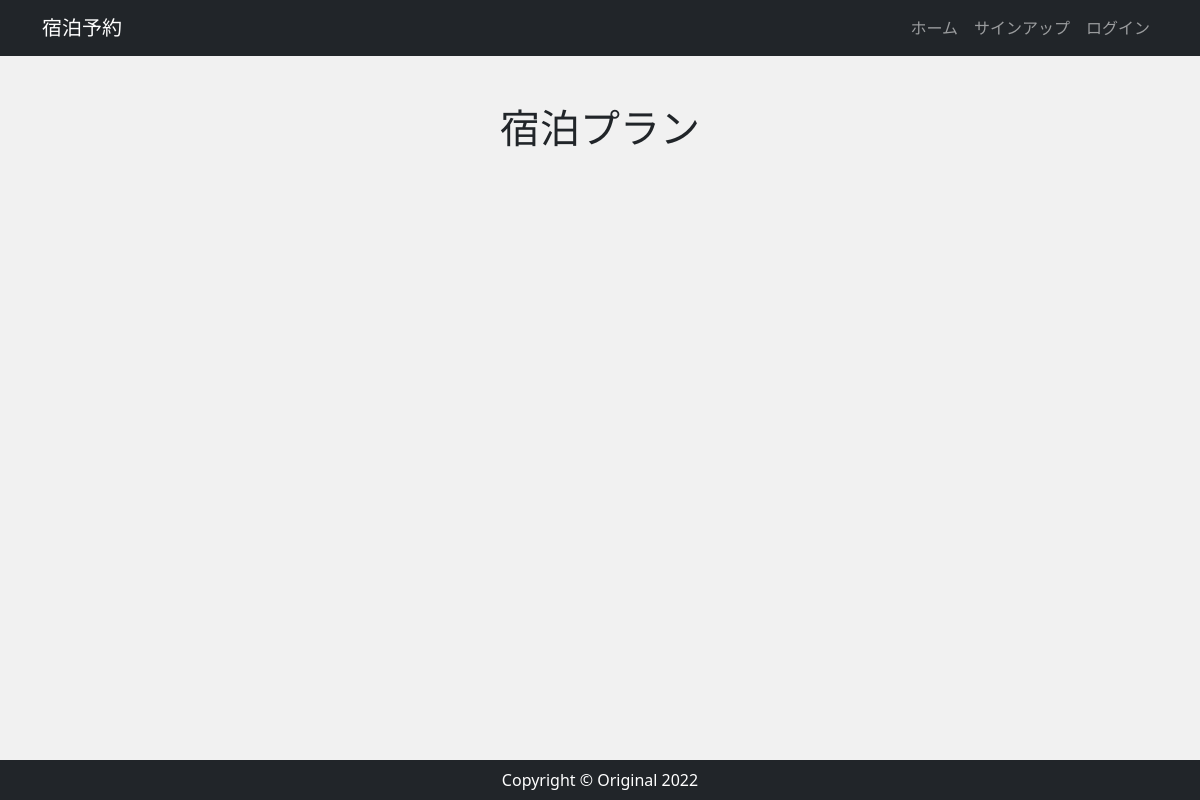
/hotel/1/plan/, run on an earlier commit of the app's database.
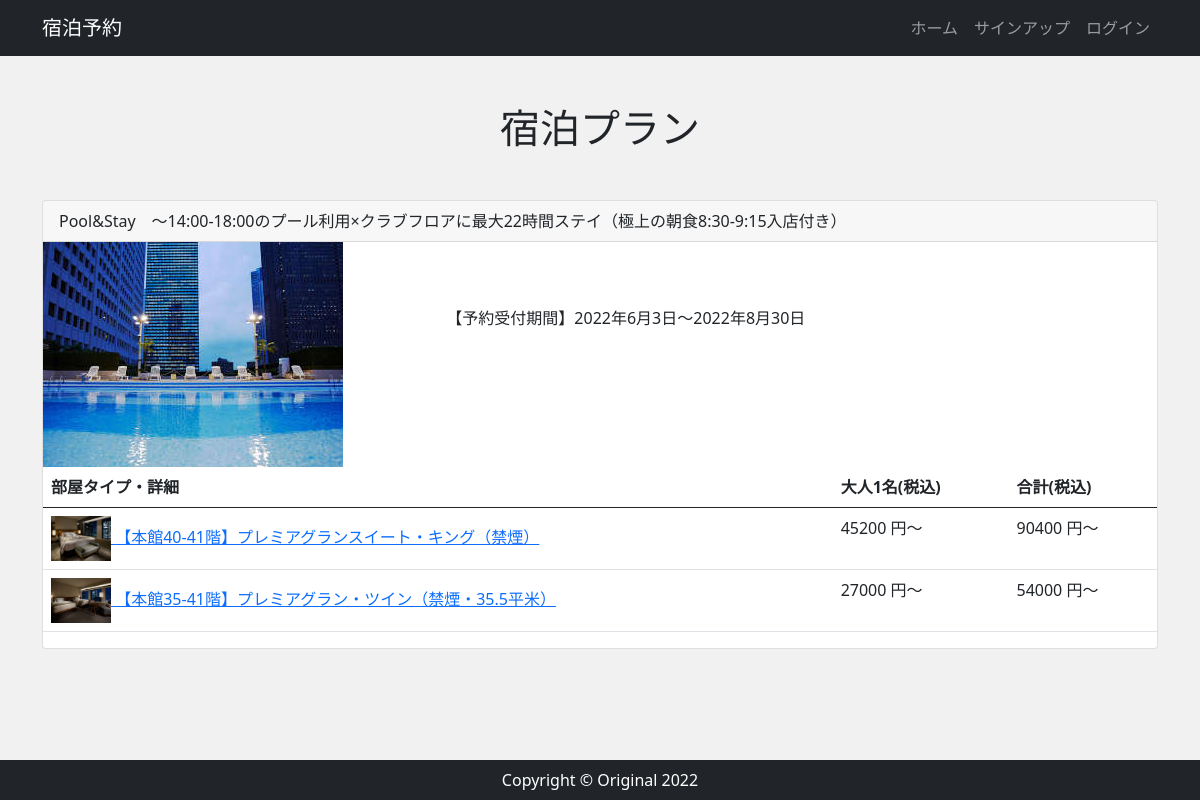
And on a later commit of the database.
### app/models.py (models this page shows, shortened)
class BookingPlan(models.Model):
    hotel = models.ForeignKey(Hotel, on_delete=models.CASCADE, default=None, null=True)
    planname = models.CharField('プラン名', max_length=100)
    description = models.TextField('プラン説明', default='')
    roomcharge = models.IntegerField(verbose_name='大人1名(税込)')
    total_amount = models.IntegerField(verbose_name='合計(税込)', default=None, null=True)
    start_reception = models.DateField(verbose_name='受付開始日')
    end_reception = models.DateField(verbose_name='受付終了日')
    image = models.ImageField(upload_to='images', verbose_name='プランイメージ画像', null=True, blank=True)
    room = models.ManyToManyField(Room, blank=True)

class Room(models.Model):
    ROOMTYPE_CHOICES = [(1,'シングル'), (2,'ツイン'), (3,'ダブル'), (4,'キング')]
    hotel = models.ForeignKey(Hotel, verbose_name='宿泊施設名称',on_delete=models.CASCADE)
    roomtype = models.IntegerField(verbose_name='部屋のタイプ', choices=ROOMTYPE_CHOICES)
    image = models.ImageField(upload_to='images', verbose_name='部屋イメージ画像', null=True, blank=True)
    name = models.CharField('部屋名',max_length=100)
    number_of_guest = models.IntegerField(verbose_name='宿泊人数')
    roomcharge = models.IntegerField(verbose_name='大人1名(税込)')
    total_amount = models.IntegerField(verbose_name='合計(税込)', default=None, null=True)
    no_smoking = models.BooleanField(verbose_name='禁煙ルーム',default=True)
    outdoor_bath = models.BooleanField(verbose_name='露天風呂',default=True)

### app/views.py (the view)
# urls.py: path('hotel/<int:pk>/plan/', views.PlanView.as_view(), name='plan'),
class PlanView(ListView):
    template_name = 'app/plan.html'
    def get_queryset(self):
        return BookingPlan.objects.filter(hotel__pk=self.kwargs['pk'])

### app/templates/app/plan.html (shortened to what this page needs)
{% extends 'app/base.html' %}
{% block content %}
<div class="my-5">
    <div class="mb-5 text-center">
        <h1>宿泊プラン</h1>
    </div>
    <div>
        {% for plan in object_list %}
        <div class="card mb-3">
            <div class="card-header">{{ plan.planname }}</div>
            <div class="row g-0">
              <div class="col-md-4">
                <img src="{{ plan.image.url }}" alt="...">
              </div>
              <div class="col-md-8">
                <div class="card-body">
                  <p class="card-text">【予約受付期間】{{ plan.start_reception }}〜{{ plan.end_reception }}</p>
                </div>
              </div>
            </div>
            <table class="table">
                <thead>
                    <tr>
                        <th>部屋タイプ・詳細</th>
                        <th>大人1名(税込)</th>
                        <th>合計(税込)</th>
                    </tr>
                </thead>
                <tbody>
                    {% for room in plan.room.all %}
                    <tr>
                        <td>
                            <a href="#">
                                <img src="{{ room.image.url }}" style="width:60px;">
                                {{ room.name }}
                            </a>
                        </td>
                        <td>
                            {{ room.roomcharge }} 円～
                        </td>
                        <td>
                            {{ room.total_amount }} 円～
                        </td>
                    </tr>
                    {% endfor %}
                </tbody>
            </table>
          </div>
        {% endfor %}
    </div>
</div>
{% endblock %}

What changed in the data, as far as the page shows it:
now on this page (row edited): BookingPlan: planname "Pool&Stay ～14:00-18:00のプール利用×クラブフロアに最大22時間ステイ（極上の朝食8:30-9:15入店付き）", image (picture), start_reception "2022年6月3日", end_reception "2022年8月30日"
now on this page (row edited): Room: image (picture), name "【本館40-41階】プレミアグランスイート・キング（禁煙）", roomcharge "45200", total_amount "90400"
now on this page (row edited): Room: image (picture), name "【本館35-41階】プレミアグラン・ツイン（禁煙・35.5平米）", roomcharge "27000", total_amount "54000"
